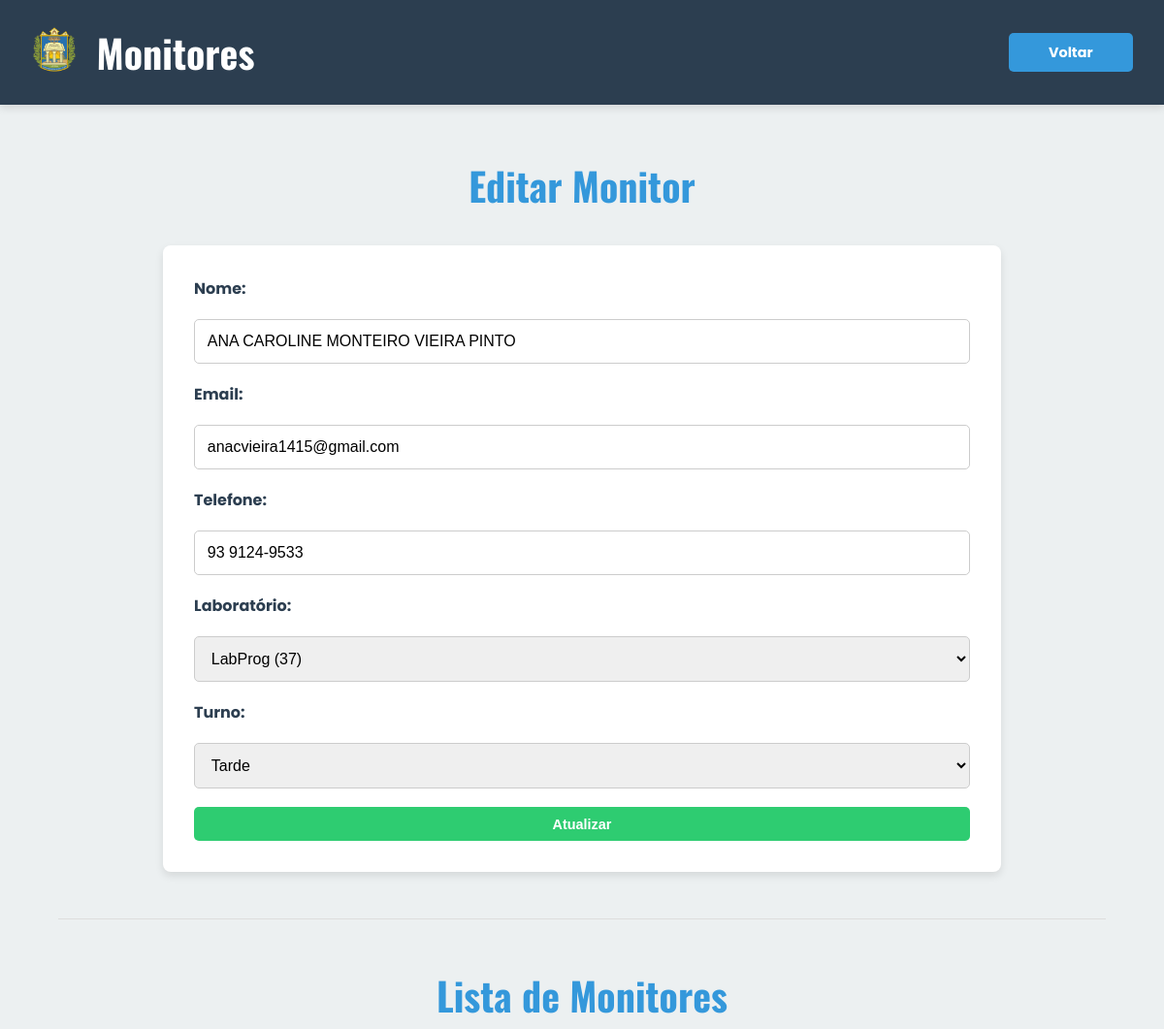
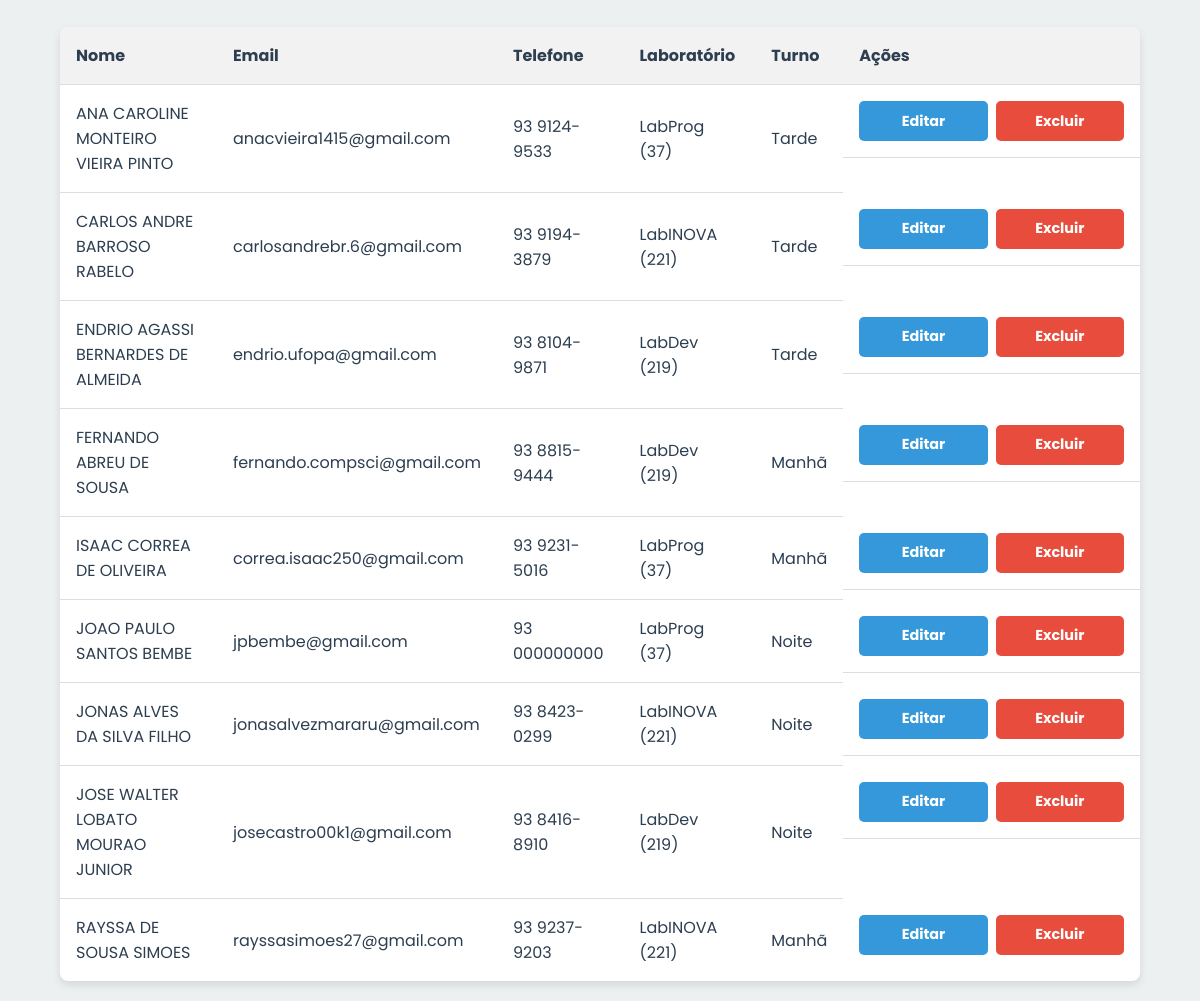
The app's page /monitores.php?editar=9 (signed in) with its own data (2 pictures, top to bottom).
### tables this page shows
CREATE TABLE `monitores` (
  `id` int(11) NOT NULL,
  `nome` varchar(255) NOT NULL,
  `matricula` varchar(255) NOT NULL,
  `turno` varchar(50) NOT NULL,
  `laboratorio_id` int(11) NOT NULL,
  `email` varchar(255) NOT NULL,
  `telefone` varchar(20) DEFAULT NULL
);

CREATE TABLE `laboratorios` (
  `id` int(11) NOT NULL,
  `nome` varchar(100) NOT NULL,
  `capacidade` int(11) DEFAULT NULL,
  `numero` varchar(255) NOT NULL,
  `projetor` tinyint(1) NOT NULL DEFAULT 0,
  `localizacao` varchar(255) DEFAULT NULL,
  `foto_url` varchar(255) DEFAULT NULL
);

### monitores.php (the view, shortened to what this page needs)
<?php
require_once "db.php";
$editando = false;
$monitor_edit = null;
if (isset($_GET['editar'])) {
    $editando = true;
    $stmt = $conexao->prepare("SELECT * FROM monitores WHERE id=?");
    $stmt->execute([intval($_GET['editar'])]);
    $monitor_edit = $stmt->fetch(PDO::FETCH_ASSOC);
}
$sql = "SELECT m.*, l.nome AS lab_nome, l.numero
        FROM monitores m
        JOIN laboratorios l ON m.laboratorio_id = l.id
        ORDER BY m.nome";
$monitores = $conexao->query($sql)->fetchAll(PDO::FETCH_ASSOC);
$labs = $conexao->query("SELECT * FROM laboratorios ORDER BY numero")->fetchAll(PDO::FETCH_ASSOC);
?>
<!DOCTYPE html>
<html lang="pt-br">
<head>
  <link rel="stylesheet" href="css/style.css">
  <link rel="stylesheet" href="https://cdnjs.cloudflare.com/ajax/libs/font-awesome/6.4.0/css/all.min.css">
</head>
<body>
  <div class="header">
    <div style="display: flex; align-items: center; gap: 20px;">
        <a href="index.php"><img src="img/logo.png" alt="Logo" style="height: 50px;"></a>
        <h1 style="margin: 0;">Monitores</h1>
    </div>
    <a href="index.php" class="btn">Voltar</a>
  </div>
  <div class="container">
    <h2><?= $editando ? "Editar Monitor" : "Cadastrar Monitor" ?></h2>
    <form method="POST" class="card">
      <label>Nome:</label>
      <input type="text" name="nome" required value="<?= $monitor_edit['nome'] ?? '' ?>">
      <label>Email:</label>
      <input type="email" name="email" required value="<?= $monitor_edit['email'] ?? '' ?>">
      <label>Telefone:</label>
      <input type="text" name="telefone" value="<?= $monitor_edit['telefone'] ?? '' ?>">
      <label>Laboratório:</label>
      <select name="laboratorio_id" required>
        <?php foreach ($labs as $lab):
          $sel = ($monitor_edit && $monitor_edit['laboratorio_id'] == $lab['id']) ? "selected" : ""; ?>
          <option value="<?= $lab['id'] ?>" <?= $sel ?>>
            <?= htmlspecialchars($lab['nome']) ?> (<?= $lab['numero'] ?>)
          </option>
        <?php endforeach; ?>
      </select>
      <label>Turno:</label>
      <select name="turno" required>
        <option value="tarde" <?= (($monitor_edit['turno'] ?? '') === 'tarde') ? "selected" : "" ?>>Tarde</option>
      </select>
      <button type="submit" class="btn"><?= $editando ? "Atualizar" : "Cadastrar" ?></button>
    </form>
    <hr>
    <h2>Lista de Monitores</h2>
    <table>
      <tr>
        <th>Nome</th>
        <th>Email</th>
        <th>Telefone</th>
        <th>Laboratório</th>
        <th>Turno</th>
        <th>Ações</th>
      </tr>
      <?php foreach ($monitores as $m): ?>
        <tr>
          <td><?= htmlspecialchars($m['nome']) ?></td>
          <td><?= htmlspecialchars($m['email']) ?></td>
          <td><?= htmlspecialchars($m['telefone'] ?? '') ?></td>
          <td><?= htmlspecialchars($m['lab_nome']) ?> (<?= $m['numero'] ?>)</td>
          <td><?= ucfirst($m['turno']) ?></td>
          <td>
            <a href="?editar=<?= $m['id'] ?>" class="btn">Editar</a>
            <a href="?excluir=<?= $m['id'] ?>" class="btn btn-danger" onclick="return confirm('Tem certeza que deseja excluir este monitor?')">Excluir</a>
          </td>
        </tr>
      <?php endforeach; ?>
    </table>
  </div>
</body>
</html>

### css/style.css (style rules this page uses)
:root { --primary: #3498db; --secondary: #2ecc71; --danger: #e74c3c; --light: #ecf0f1; --dark: #2c3e50; --white: #ffffff; --shadow: 0 4px 8px rgba(0, 0, 0, 0.1); }
body { font-family: 'Poppins', sans-serif; margin: 0; background-color: var(--light); color: var(--dark); }
.container { width: 90%; max-width: 1200px; margin: 0 auto; padding: 20px 0; }
h2 { text-align: center; margin-bottom: 2rem; font-size: 2.5rem; color: var(--primary); font-family: 'Oswald', sans-serif; }
a { text-decoration: none; color: inherit; }
.card { background-color: var(--white); border-radius: 8px; padding: 1.5rem; box-shadow: var(--shadow); border-left: 5px solid; transition: transform 0.3s ease, box-shadow 0.3s ease; }
.header { display: flex; justify-content: space-between; align-items: center; padding: 1.5rem 2rem; background-color: var(--dark); color: var(--white); box-shadow: var(--shadow); }
.header h1 { font-size: 2.5rem; margin: 0; display: flex; align-items: center; gap: 1rem; font-family: 'Oswald', sans-serif; }
form.card { padding: 2rem; background: var(--white); border-radius: 8px; box-shadow: var(--shadow); display: grid; grid-template-columns: 1fr; gap: 1rem; border-left: none; max-width: 800px; margin: 2rem auto; }
@media (min-width: 768px) { form.card { gap: 1.2rem; } }
@media (min-width: 768px) { form.card button { grid-column: 1 / -1; } }
form label { font-weight: bold; color: var(--dark); }
form input, form select, form textarea { width: 100%; padding: 0.8rem; border: 1px solid #ccc; border-radius: 5px; font-size: 1rem; box-sizing: border-box; transition: border-color 0.3s, box-shadow 0.3s; }
hr { border: none; border-top: 1px solid #ddd; margin: 3rem 0; }
table { width: 100%; border-collapse: collapse; background-color: var(--white); box-shadow: var(--shadow); border-radius: 8px; overflow: hidden; min-width: 800px; }
th, td { padding: 1rem; text-align: left; border-bottom: 1px solid #ddd; }
th { background-color: #f2f2f2; font-weight: bold; color: var(--dark); }
tr:last-child td { border-bottom: none; }
.btn, button[type="submit"] { cursor: pointer; padding: 0.6rem 1.2rem; border: none; border-radius: 5px; font-size: 0.9rem; font-weight: bold; text-align: center; transition: background-color 0.3s, transform 0.2s, box-shadow 0.3s; display: inline-flex; align-items: center; justify-content: center; gap: 0.5rem; min-width: 90px; }
.btn { background-color: var(--primary); color: var(--white); }
button[type="submit"] { background-color: var(--secondary); color: var(--white); }
.btn-danger { background-color: var(--danger); color: white !important; }
td:has(> .btn) { display: flex; gap: 0.5rem; align-items: center; }

### records on screen
monitores: nome "ANA CAROLINE MONTEIRO VIEIRA PINTO", email "anacvieira1415@gmail.com", telefone "93 9124-9533", turno "Tarde", laboratorio.nome "LabProg", laboratorio.numero "37"
monitores: nome "CARLOS ANDRE BARROSO RABELO", email "carlosandrebr.6@gmail.com", telefone "93 9194-3879", laboratorio.nome "LabINOVA", laboratorio.numero "221", turno "Tarde"
monitores: nome "ENDRIO AGASSI BERNARDES DE ALMEIDA", email "endrio.ufopa@gmail.com", telefone "93 8104-9871", laboratorio.nome "LabDev", laboratorio.numero "219", turno "Tarde"
monitores: nome "FERNANDO ABREU DE SOUSA", email "fernando.compsci@gmail.com", telefone "93 8815-9444", laboratorio.nome "LabDev", laboratorio.numero "219", turno "Manhã"
monitores: nome "ISAAC CORREA DE OLIVEIRA", email "correa.isaac250@gmail.com", telefone "93 9231-5016", laboratorio.nome "LabProg", laboratorio.numero "37", turno "Manhã"
monitores: nome "JOAO PAULO SANTOS BEMBE", email "jpbembe@gmail.com", telefone "93 000000000", laboratorio.nome "LabProg", laboratorio.numero "37", turno "Noite"
monitores: nome "JONAS ALVES DA SILVA FILHO", email "jonasalvezmararu@gmail.com", telefone "93 8423-0299", laboratorio.nome "LabINOVA", laboratorio.numero "221", turno "Noite"
monitores: nome "JOSE WALTER LOBATO MOURAO JUNIOR", email "josecastro00k1@gmail.com", telefone "93 8416-8910", laboratorio.nome "LabDev", laboratorio.numero "219", turno "Noite"
monitores: nome "RAYSSA DE SOUSA SIMOES", email "rayssasimoes27@gmail.com", telefone "93 9237-9203", laboratorio.nome "LabINOVA", laboratorio.numero "221", turno "Manhã"

### other values on screen
form field laboratorio_id "LabProg (37)"
